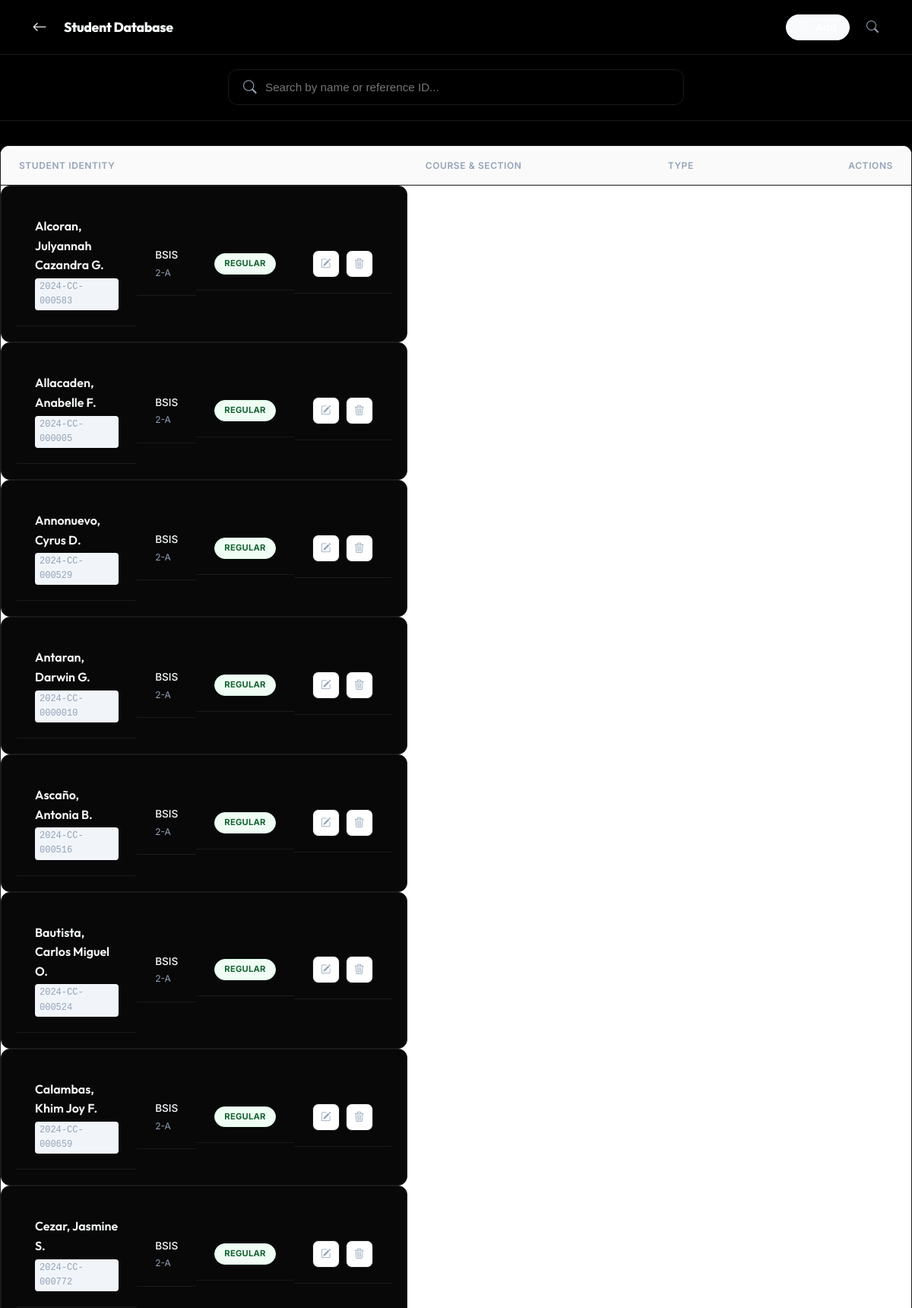
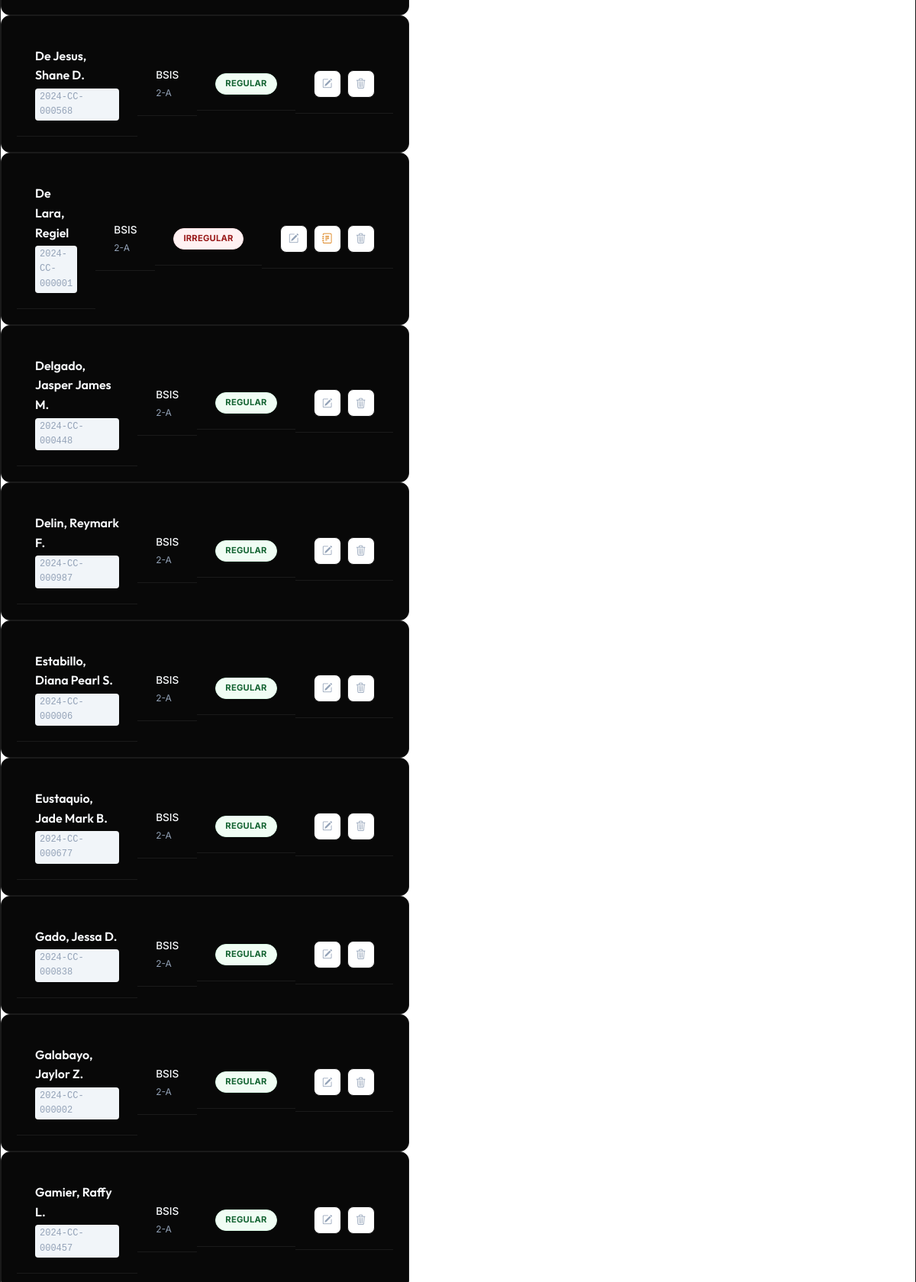
Screenshot of /manage_students.php (upper part) with the database file from the repository (2 pictures, top to bottom).
### tables this page shows
CREATE TABLE users (
        qr_code TEXT PRIMARY KEY,
        name TEXT NOT NULL,
        created_at TIMESTAMP DEFAULT CURRENT_TIMESTAMP,
        updated_at TIMESTAMP DEFAULT CURRENT_TIMESTAMP
    , birthday DATE, email TEXT, student_type TEXT DEFAULT 'regular', first_name TEXT, last_name TEXT, middle_initial TEXT, course TEXT, place_of_birth TEXT, sex TEXT, civil_status TEXT, religion TEXT, citizenship TEXT, contact_number TEXT, section TEXT, deleted_at DATETIME DEFAULT NULL, year_level TEXT DEFAULT '1st');

### manage_students.php (the view, shortened to what this page needs)
<?php
require_once 'includes/db.php';
$stmt = $pdo->query("SELECT * FROM users WHERE deleted_at IS NULL ORDER BY name");
$allUsers = $stmt->fetchAll(PDO::FETCH_ASSOC);
?>
<!DOCTYPE html>
<html lang="en">
<head>
    <link href="assets/css/style.css" rel="stylesheet">
    <link rel="stylesheet" href="assets/vendor/bootstrap-icons/bootstrap-icons.css">
</head>
<body>
    <?php
    $navbar_actions = '
        <button onclick="addStudent()" class="btn btn-primary" style="padding: 0.5rem 1rem; border-radius: 20px;">
            <i class="bi bi-person-plus"></i> Add
        </button>
    ';
    include 'includes/navbar.php';
    ?>
    <div class="search-area">
        <div class="container">
            <div class="search-container">
                <i class="bi bi-search search-icon"></i>
                <input type="text" id="searchInput" class="search-input" placeholder="Search by name or reference ID..." autocomplete="off">
            </div>
        </div>
    </div>
        <div class="data-table-container animate-fade-up">
            <div class="table-wrapper">
                <table class="student-table">
                <thead>
                    <tr>
                        <th style="width: 40%;">Student Identity</th>
                        <th class="hide-mobile">Course & Section</th>
                        <th>Type</th>
                        <th style="text-align:right;">Actions</th>
                    </tr>
                </thead>
                <tbody id="studentBody">
                    <?php foreach ($allUsers as $idx => $user):
                        $typeClass = ($user['student_type'] ?? 'regular') === 'regular' ? 'type-regular' : 'type-irregular';
                        $stagger = "stagger-" . min($idx + 1, 8);
                    ?>
                        <tr class="student-row animate-fade-up <?= $stagger ?>"
                            data-name="<?= htmlspecialchars($user['name']) ?>"
                            data-qr="<?= htmlspecialchars($user['qr_code']) ?>"
                            id="row-<?= htmlspecialchars($user['qr_code']) ?>"
                            <?php
                                echo ' data-firstname="'.htmlspecialchars($user['first_name']??'').'"';
                                echo ' data-lastname="'.htmlspecialchars($user['last_name']??'').'"';
                                echo ' data-middle="'.htmlspecialchars($user['middle_initial']??'').'"';
                                echo ' data-course="'.htmlspecialchars($user['course']??'').'"';
                                echo ' data-section="'.htmlspecialchars($user['section']??'').'"';
                                echo ' data-type="'.htmlspecialchars($user['student_type']??'regular').'"';
                                echo ' data-birthday="'.htmlspecialchars($user['birthday']??'').'"';
                                echo ' data-sex="'.htmlspecialchars($user['sex']??'').'"';
                                echo ' data-civil="'.htmlspecialchars($user['civil_status']??'').'"';
                                echo ' data-religion="'.htmlspecialchars($user['religion']??'').'"';
                                echo ' data-citizenship="'.htmlspecialchars($user['citizenship']??'').'"';
                                echo ' data-contact="'.htmlspecialchars($user['contact_number']??'').'"';
                                echo ' data-pob="'.htmlspecialchars($user['place_of_birth']??'').'"';
                                echo ' data-year="'.htmlspecialchars($user['year_level']??'1st').'"';
                            ?>
                        >
                            <td data-label="Student">
                                <div style="display: flex; flex-direction: column; gap: 4px;">
                                    <a href="profile.php?qr=<?= urlencode($user['qr_code']) ?>" class="student-name">
                                        <?= htmlspecialchars($user['name']) ?>
                                    </a>
                                    <div style="display: flex; align-items: center; gap: 8px;">
                                        <span class="student-id"><?= htmlspecialchars($user['qr_code']) ?></span>
                                    </div>
                                </div>
                            </td>
                            <td data-label="Course">
                                <div style="display: flex; flex-direction: column; gap: 2px;">
                                    <span style="font-weight: 500; font-size: 0.85rem;"><?= htmlspecialchars($user['course'] ?? 'No Course') ?></span>
                                    <span style="font-size: 0.75rem; color: var(--text-muted);"><?= htmlspecialchars($user['section'] ?? 'No Section') ?></span>
                                </div>
                            </td>
                            <td data-label="Type">
                                <span class="type-badge <?= $typeClass ?>"><?= ($user['student_type'] ?? 'regular') ?></span>
                            </td>
                            <td data-label="Actions" style="text-align:right;">
                                <div style="display:flex; gap:8px; justify-content:flex-end;">
                                    <button onclick="editUser(this)" class="btn-action" title="Edit Profile">
                                        <i class="bi bi-pencil-square"></i>
                                    </button>
                                    <?php if(($user['student_type'] ?? 'regular') === 'irregular'): ?>
                                        <button onclick="manageSubjects(this)" class="btn-action" style="color:var(--warning)" title="Manage Subjects">
                                            <i class="bi bi-journal-text"></i>
                                        </button>
                                    <?php endif; ?>
                                    <button onclick="deleteUser(this)" class="btn-action btn-delete" title="Move to Trash">
                                        <i class="bi bi-trash3"></i>
                                    </button>
                                </div>
                            </td>
                        </tr>
                    <?php endforeach; ?>
                </tbody>
                </table>
            </div>
        </div>
</body>
</html>

### assets/css/style.css (style rules this page uses)
:root { --bg-main: #fcfcfc; --bg-card: #ffffff; --primary: #1e293b; --primary-hover: #334155; --accent: #3b82f6; --success: #059669; --warning: #d97706; --danger: #dc2626; --text-main: #0f172a; --text-muted: #64748b; --border: #e2e8f0; --bg-hover: #f8fafc; --shadow-sm: none; --shadow-md: none; --shadow-lg: none; --radius-lg: 20px; --radius-md: 12px; --radius-sm: 8px; --header-height: 72px; --glass-bg: rgba(255, 255, 255, 0.85); --glass-border: rgba(255, 255, 255, 0.4); --glass-shadow: 0 8px 32px 0 rgba(15, 23, 42, 0.08); --ease-out-expo: cubic-bezier(0.19, 1, 0.22, 1); }
html.dark { --bg-main: #000000; --bg-card: #080808; --primary: #f8fafc; --primary-hover: #e2e8f0; --accent: #3b82f6; --text-main: #f8fafc; --text-muted: #94a3b8; --border: #1a1a1a; --bg-hover: #121212; --glass-bg: rgba(0, 0, 0, 0.8); --glass-border: rgba(255, 255, 255, 0.05); --glass-shadow: 0 8px 32px 0 rgba(0, 0, 0, 0.4); }
table { width: 100%; border-collapse: separate; border-spacing: 0; }
th { text-align: left; padding: 1.25rem 1.5rem; background: var(--bg-card); color: var(--text-muted); font-size: 0.75rem; text-transform: uppercase; letter-spacing: 0.05em; font-weight: 600; border-bottom: 2px solid var(--border); }
td { padding: 1.25rem 1.5rem; border-bottom: 1px solid var(--border); vertical-align: middle; }
* { box-sizing: border-box; margin: 0; padding: 0; -webkit-tap-highlight-color: transparent; }
body { font-family: 'Inter', sans-serif; background-color: var(--bg-main); color: var(--text-main); min-height: 100vh; overflow-x: hidden; line-height: 1.6; padding-bottom: 120px; }
a { text-decoration: none; color: inherit; transition: all 0.3s var(--ease-out-expo); }
.container { max-width: 1100px; margin: 0 auto; padding: 0 20px; }
.btn { display: inline-flex; align-items: center; gap: 0.5rem; padding: 0.75rem 1.5rem; border-radius: var(--radius-md); font-weight: 700; font-size: 0.9rem; cursor: pointer; border: 1px solid transparent; transition: all 0.3s var(--ease-out-expo); position: relative; overflow: hidden; }
.btn-primary { background-color: var(--primary); color: white; border: 1px solid var(--primary); }
.animate-fade-up { animation: fadeIn 0.6s var(--ease-out-expo) forwards; }
.stagger-1 { animation-delay: 0.1s; }
.stagger-2 { animation-delay: 0.15s; }
.stagger-3 { animation-delay: 0.2s; }
.stagger-4 { animation-delay: 0.25s; }
.stagger-5 { animation-delay: 0.3s; }
.student-row { background: var(--bg-card); border: 1px solid var(--border); border-radius: var(--radius-md); padding: 1.25rem; display: flex; align-items: center; justify-content: space-between; transition: all 0.3s var(--ease-out-expo); }

### rows the page displays
users: name "Alcoran, Julyannah Cazandra G.", qr_code "2024-CC-000583", course "BSIS", section "2-A", student_type "REGULAR"
users: name "Allacaden, Anabelle F.", qr_code "2024-CC-000005", course "BSIS", section "2-A", student_type "REGULAR"
users: name "Annonuevo, Cyrus D.", qr_code "2024-CC-000529", course "BSIS", section "2-A", student_type "REGULAR"
users: name "Antaran, Darwin G.", qr_code "2024-CC-0000010", course "BSIS", section "2-A", student_type "REGULAR"
users: name "Ascaño, Antonia B.", qr_code "2024-CC-000516", course "BSIS", section "2-A", student_type "REGULAR"
users: name "Bautista, Carlos Miguel O.", qr_code "2024-CC-000524", course "BSIS", section "2-A", student_type "REGULAR"
users: name "Calambas, Khim Joy F.", qr_code "2024-CC-000659", course "BSIS", section "2-A", student_type "REGULAR"
users: name "Cezar, Jasmine S.", qr_code "2024-CC-000772", course "BSIS", section "2-A", student_type "REGULAR"
users: name "De Jesus, Shane D.", qr_code "2024-CC-000568", course "BSIS", section "2-A", student_type "REGULAR"
users: name "De Lara, Regiel", qr_code "2024-CC-000001", course "BSIS", section "2-A", student_type "IRREGULAR"
users: name "Delgado, Jasper James M.", qr_code "2024-CC-000448", course "BSIS", section "2-A", student_type "REGULAR"
users: name "Delin, Reymark F.", qr_code "2024-CC-000987", course "BSIS", section "2-A", student_type "REGULAR"
users: name "Estabillo, Diana Pearl S.", qr_code "2024-CC-000006", course "BSIS", section "2-A", student_type "REGULAR"
users: name "Eustaquio, Jade Mark B.", qr_code "2024-CC-000677", course "BSIS", section "2-A", student_type "REGULAR"
users: name "Gado, Jessa D.", qr_code "2024-CC-000838", course "BSIS", section "2-A", student_type "REGULAR"
users: name "Galabayo, Jaylor Z.", qr_code "2024-CC-000002", course "BSIS", section "2-A", student_type "REGULAR"
users: name "Gamier, Raffy L.", qr_code "2024-CC-000457", course "BSIS", section "2-A", student_type "REGULAR"

### other values shown
$title "Student Database"
